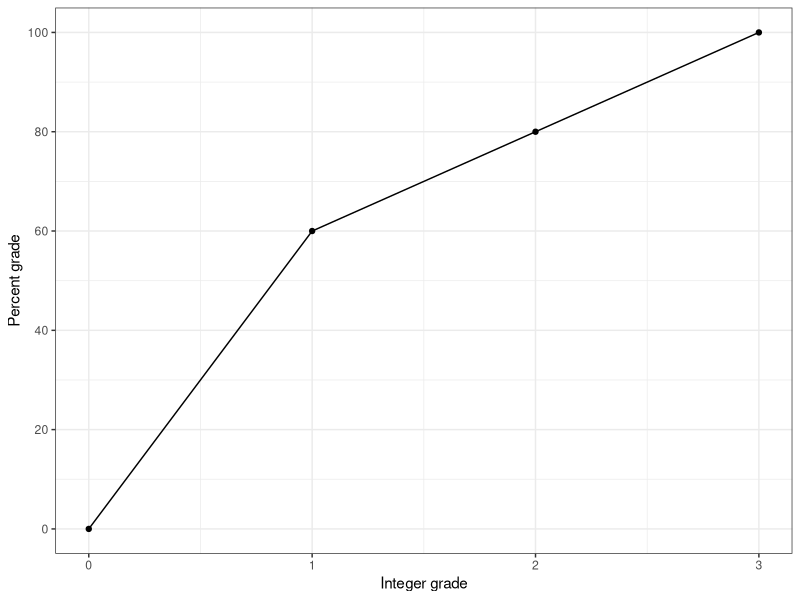

Source code (R):
## ---- chunk 1
library(ggplot2)
df <- data.frame(x = c(0,1,2,3), y = c(0, 60, 80, 100))
ggplot(df) +
  geom_point(aes(x = x, y = y)) +
  geom_line(aes(x = x, y = y)) +
    theme_bw() +
    scale_y_continuous("Percent grade", limits=c(0,100), breaks=0:5*20) +
    xlab("Integer grade")
